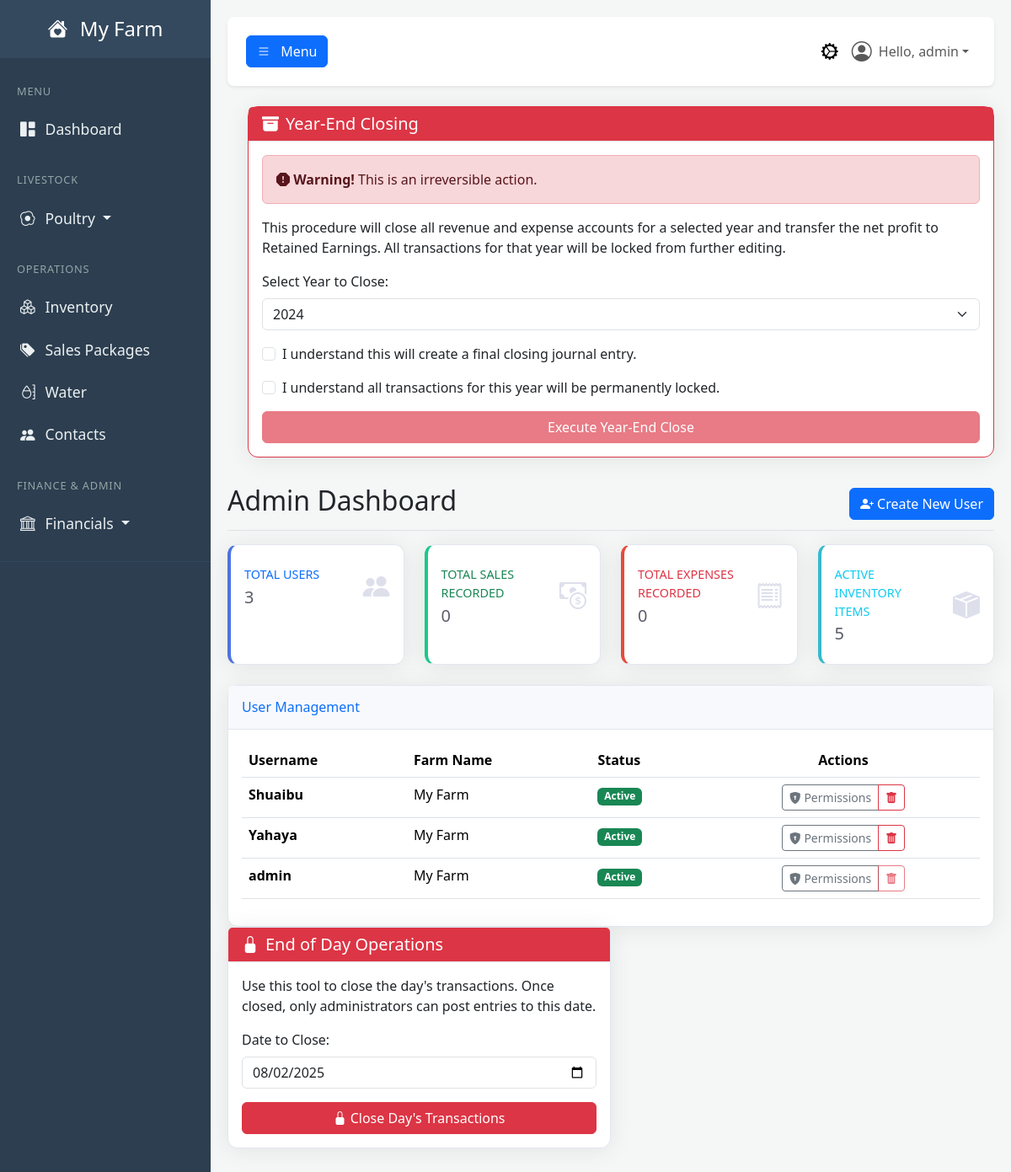
The page /admin (signed in) on the database its author committed.
### tables this page shows
CREATE TABLE users (
            id INTEGER PRIMARY KEY,
            username TEXT NOT NULL UNIQUE,
            email TEXT NOT NULL UNIQUE,
            password_hash TEXT NOT NULL,
            farm_name TEXT NOT NULL,
            role TEXT NOT NULL DEFAULT 'user', -- 'user' or 'admin'
            is_active BOOLEAN NOT NULL DEFAULT 1,f
            created_at TIMESTAMP DEFAULT CURRENT_TIMESTAMP
        , cash_account_id INTEGER REFERENCES accounts(id));

### app.py (the view)
@app.route('/admin')
@login_required
@permission_required('view_admin_panel')
def admin_dashboard():
    db = get_db()
    total_users = (db.execute("SELECT COUNT(id) FROM users").fetchone()[0] or 0)
    total_sales = (db.execute("SELECT COUNT(id) FROM sales").fetchone()[0] or 0)
    total_expenses = (db.execute("SELECT COUNT(id) FROM journal_entries WHERE debit_account_id IN (SELECT id FROM accounts WHERE type = 'Expense')").fetchone()[0] or 0)
    inventory_items = (db.execute("SELECT COUNT(id) FROM inventory").fetchone()[0] or 0)
    all_users = db.execute("SELECT * FROM users ORDER BY username").fetchall()
    today_str = date.today().strftime('%Y-%m-%d')
    closure_status = db.execute("SELECT id FROM daily_closures WHERE closure_date = ?", (today_str,)).fetchone()
    stats = {
        "total_users": total_users,
        "total_sales": total_sales,
        "total_expenses": total_expenses,
        "inventory_items": inventory_items
    }
    return render_template(
        'admin_dashboard.html',
        user=g.user,
        stats=stats,
        all_users=all_users,
        is_today_closed=(closure_status is not None),
        now=datetime.utcnow() # <-- ADD THIS LINE
    )

### templates/admin_dashboard.html (shortened to what this page needs)
{% extends "base.html" %}
{% block content %}
<div class="form-check mb-3">
    <div class="card shadow border-danger">
        <div class="card-header bg-danger text-white">
            <h5 class="mb-0"><i class="bi bi-archive-fill me-2"></i>Year-End Closing</h5>
        </div>
        <div class="card-body">
            <div class="alert alert-danger">
                <strong><i class="bi bi-exclamation-octagon-fill"></i> Warning!</strong> This is an irreversible action.
            </div>
            <p>This procedure will close all revenue and expense accounts for a selected year and transfer the net profit to Retained Earnings. All transactions for that year will be locked from further editing.</p>
            <form action="{{ url_for('execute_year_end_close') }}" method="POST" id="year-end-form">
                <div class="mb-3">
                    <label for="year_to_close" class="form-label">Select Year to Close:</label>
                    <select class="form-select" name="year" id="year_to_close" required>
                        <option value="2024">2024</option>
                    </select>
                </div>
                <div class="form-check mb-3">
                    <input class="form-check-input" type="checkbox" value="" id="confirm-check-1">
                    <label class="form-check-label" for="confirm-check-1">
                        I understand this will create a final closing journal entry.
                    </label>
                </div>
                <div class="form-check mb-3">
                    <input class="form-check-input" type="checkbox" value="" id="confirm-check-2">
                    <label class="form-check-label" for="confirm-check-2">
                        I understand all transactions for this year will be permanently locked.
                    </label>
                </div>
                <div class="d-grid">
                    <button type="submit" class="btn btn-danger" id="execute-close-btn" disabled>
                        Execute Year-End Close
                    </button>
                </div>
            </form>
        </div>
    </div>
</div>
    <div class="d-flex justify-content-between flex-wrap flex-md-nowrap align-items-center pt-3 pb-2 mb-3 border-bottom">
        <h1 class="h2">Admin Dashboard</h1>
        <button type="button" class="btn btn-primary" data-bs-toggle="modal" data-bs-target="#createUserModal">
            <i class="bi bi-person-plus-fill"></i> Create New User
        </button>
    </div>
    <div class="row">
        <div class="col-xl-3 col-md-6 mb-4">
            <div class="card border-left-primary shadow h-100 py-2">
                <div class="card-body">
                    <div class="row no-gutters align-items-center">
                        <div class="col mr-2">
                            <div class="text-xs font-weight-bold text-primary text-uppercase mb-1">Total Users</div>
                            <div class="h5 mb-0 font-weight-bold text-gray-800">{{ stats.total_users }}</div>
                        </div>
                        <div class="col-auto"><i class="bi bi-people-fill fs-2 text-gray-300"></i></div>
                    </div>
                </div>
            </div>
        </div>
        <div class="col-xl-3 col-md-6 mb-4">
            <div class="card border-left-success shadow h-100 py-2">
                <div class="card-body">
                    <div class="row no-gutters align-items-center">
                        <div class="col mr-2">
                            <div class="text-xs font-weight-bold text-success text-uppercase mb-1">Total Sales Recorded</div>
                            <div class="h5 mb-0 font-weight-bold text-gray-800">{{ stats.total_sales }}</div>
                        </div>
                        <div class="col-auto"><i class="bi bi-cash-coin fs-2 text-gray-300"></i></div>
                    </div>
                </div>
            </div>
        </div>
        <div class="col-xl-3 col-md-6 mb-4">
            <div class="card border-left-danger shadow h-100 py-2">
                <div class="card-body">
                    <div class="row no-gutters align-items-center">
                        <div class="col mr-2">
                            <div class="text-xs font-weight-bold text-danger text-uppercase mb-1">Total Expenses Recorded</div>
                            <div class="h5 mb-0 font-weight-bold text-gray-800">{{ stats.total_expenses }}</div>
                        </div>
                        <div class="col-auto"><i class="bi bi-receipt fs-2 text-gray-300"></i></div>
                    </div>
                </div>
            </div>
        </div>
        <div class="col-xl-3 col-md-6 mb-4">
            <div class="card border-left-info shadow h-100 py-2">
                <div class="card-body">
                    <div class="row no-gutters align-items-center">
                        <div class="col mr-2">
                            <div class="text-xs font-weight-bold text-info text-uppercase mb-1">Active Inventory Items</div>
                            <div class="h5 mb-0 font-weight-bold text-gray-800">{{ stats.inventory_items }}</div>
                        </div>
                        <div class="col-auto"><i class="bi bi-box-seam-fill fs-2 text-gray-300"></i></div>
                    </div>
                </div>
            </div>
        </div>
    </div>
    <div class="card shadow">
        <div class="card-header py-3"><h6 class="m-0 font-weight-bold text-primary">User Management</h6></div>
        <div class="card-body">
            <div class="table-responsive">
                <table class="table table-hover">
                    <thead>
                        <tr>
                            <th>Username</th>
                            <th>Farm Name</th>
                            <th>Status</th>
                            <th class="text-center">Actions</th>
                        </tr>
                    </thead>
                    <tbody>
                        {% for u in all_users %}
                        <tr>
                            <td><strong>{{ u.username }}</strong></td>
                            <td>{{ u.farm_name }}</td>
                            <td>
                                <span class="badge bg-success">Active</span>
                            </td>
                            <td class="text-center">
                                <div class="btn-group">
                                    <a href="{{ url_for('edit_user_permissions', user_id=u.id) }}" class="btn btn-sm btn-outline-secondary" title="Edit Permissions"><i class="bi bi-shield-lock-fill"></i> Permissions</a>
                                    <button type="button" class="btn btn-sm btn-outline-danger" title="Delete User"
                                            {% if u.id == session.user_id %}disabled{% endif %}
                                            onclick="document.getElementById('delete-form-{{ u.id }}').submit();">
                                        <i class="bi bi-trash-fill"></i>
                                    </button>
                                </div>
                            </td>
                        </tr>
                        {% endfor %}
                    </tbody>
                </table>
            </div>
        </div>
    </div>
    <div class="col-12 col-lg-6 mb-4">
    <div class="card shadow">
        <div class="card-header bg-danger text-white">
            <h5 class="mb-0"><i class="bi bi-lock-fill me-2"></i>End of Day Operations</h5>
        </div>
        <div class="card-body">
            {% if is_today_closed %}
                <div class="alert alert-success text-center">
                    <h4 class="alert-heading">Today's Transactions are Closed</h4>
                    <p class="mb-0">All entries for today are final. No further non-admin posts are allowed.</p>
                </div>
            {% else %}
                <p>Use this tool to close the day's transactions. Once closed, only administrators can post entries to this date.</p>
                <form action="{{ url_for('close_day') }}" method="POST" onsubmit="return confirm('Are you sure you want to close this day? This action cannot be easily undone.');">
                    <div class="mb-3">
                        <label for="closure_date" class="form-label">Date to Close:</label>
                        <input type="date" name="closure_date" class="form-control" value="{{ now.strftime('%Y-%m-%d') }}" required>
                    </div>
                    <div class="d-grid">
                        <button type="submit" class="btn btn-danger">
                            <i class="bi bi-lock-fill"></i> Close Day's Transactions
                        </button>
                    </div>
                </form>
            {% endif %}
        </div>
    </div>
</div>
{% endblock %}

### templates/base.html (shortened to what this page needs)
<!DOCTYPE html>
<html lang="en">
<head>
    <link href="https://cdn.jsdelivr.net/npm/bootstrap@5.3.3/dist/css/bootstrap.min.css" rel="stylesheet">
    <link rel="stylesheet" href="https://cdn.jsdelivr.net/npm/bootstrap-icons@1.11.3/font/bootstrap-icons.min.css">
    <link rel="stylesheet" href="{{ url_for('static', filename='css/style.css') }}">
</head>
<body>
    <div class="wrapper">
        <nav id="sidebar" class="no-print">
            <div class="sidebar-header">
                <h3><a href="{{ url_for('dashboard') }}" class="text-white text-decoration-none">
                    <i class="bi bi-house-heart-fill me-2"></i>
                    {% if g.user %}{{ g.user.farm_name }}{% else %}FarmApp{% endif %}
                </a></h3>
            </div>
            <ul class="list-unstyled components">
                <li class="sidebar-menu-header">MENU</li>
                <li><a href="{{ url_for('dashboard') }}" class="{% if request.endpoint == 'dashboard' %}active{% endif %}"><i class="bi bi-grid-1x2-fill"></i>Dashboard</a></li>
                <li class="sidebar-menu-header mt-3">LIVESTOCK</li>
                <li>
                    <a href="#poultrySubmenu" data-bs-toggle="collapse" aria-expanded="false" class="dropdown-toggle {% if 'poultry' in request.endpoint or 'brooding' in request.endpoint %}active{% endif %}">
                        <i class="bi bi-egg-fried"></i>Poultry
                    </a>
                </li>
                <li class="sidebar-menu-header mt-3">OPERATIONS</li>
                <li><a href="{{ url_for('inventory_dashboard') }}" class="{% if 'inventory' in request.endpoint %}active{% endif %}"><i class="bi bi-boxes"></i>Inventory</a></li>
                <li><a href="{{ url_for('manage_sales_packages') }}" class="{% if request.endpoint == 'manage_sales_packages' %}active{% endif %}"><i class="bi bi-tags-fill"></i>Sales Packages</a></li>
                <li><a href="{{ url_for('water_dashboard') }}" class="{% if 'water' in request.endpoint %}active{% endif %}"><i class="bi bi-moisture"></i>Water</a></li>
                <li><a href="{{ url_for('contacts_dashboard') }}" class="{% if 'contacts' in request.endpoint %}active{% endif %}"><i class="bi bi-people-fill"></i>Contacts</a></li>
                {% if g.user and g.user.has_permission('view_bookkeeping') %}
                <li class="sidebar-menu-header mt-3">FINANCE & ADMIN</li>
                <li>
                    <a href="#financialSubmenu" data-bs-toggle="collapse" aria-expanded="false" class="dropdown-toggle ">
                        <i class="bi bi-bank"></i>Financials
                    </a>
                </li>
                {% endif %}
            </ul>
        </nav>
        <div id="content">
            <nav class="navbar navbar-expand-lg navbar-light bg-white shadow-sm top-navbar no-print mb-4">
                <div class="container-fluid">
                    <button type="button" id="sidebarCollapse" class="btn btn-primary" aria-controls="sidebar" aria-expanded="false">
                        <i class="bi bi-list"></i>
                        <span class="d-none d-md-inline ms-2">Menu</span>
                    </button>
                    <ul class="navbar-nav ms-auto flex-row align-items-center">
                        {% if g.user and g.user.has_permission('view_admin_panel') %}
                            <li class="nav-item">
                                <a class="nav-link {% if 'admin' in request.endpoint %}active{% endif %}" href="{{ url_for('admin_dashboard') }}" title="Admin Panel">
                                    <i class="bi bi-gear-wide-connected fs-5"></i>
                                </a>
                            </li>
                        {% endif %}
                        <li class="nav-item dropdown">
                            <a class="nav-link dropdown-toggle d-flex align-items-center" href="#" id="navbarDropdownUser" role="button" data-bs-toggle="dropdown" aria-expanded="false">
                                <i class="bi bi-person-circle fs-4 me-2"></i>
                                Hello, {{ g.user.username }}
                            </a>
                        </li>
                    </ul>
                </div>
            </nav>
            <main>
                {% block content %}{% endblock %}
            </main>
        </div>
    </div>
</body>
</html>

### rows shown on the page
users: user.farm_name "My Farm", user.username "admin", username "admin", farm_name "My Farm"
users: username "Shuaibu", farm_name "My Farm"
users: username "Yahaya", farm_name "My Farm"

### other values the page prints
{{ stats.total_users }} "3"
{{ stats.total_sales }} "0"
{{ stats.total_expenses }} "0"
{{ stats.inventory_items }} "5"
